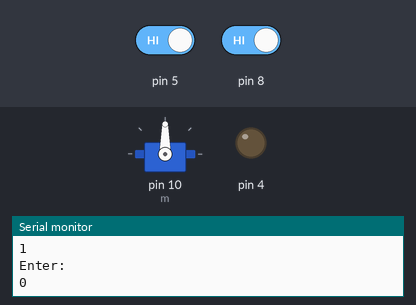
Simulated run of this sketch. Board: Arduino Uno, built with avr-gcc and run on an emulated ATmega328P. Parts: servo, output pins drawn as LEDs (lit = HIGH), the last lines printed to the serial monitor. The inputs (shaded band) are chosen by the test bench; at power-on: pin 5 HIGH, pin 8 HIGH.

Above: at 6.8 s.
6.9 s: pin 5 driven LOW
At 9.4 s:
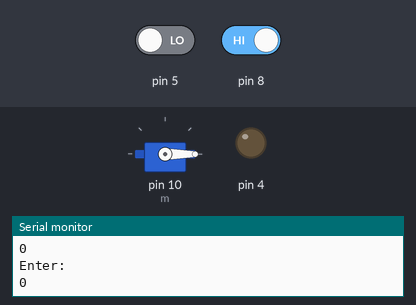
12.0 s: pin 8 driven LOW
At 15.5 s:
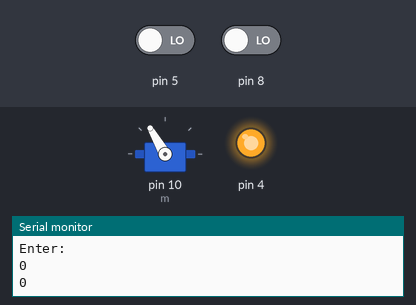
19.0 s: pin 5 driven HIGH
At 26.0 s:
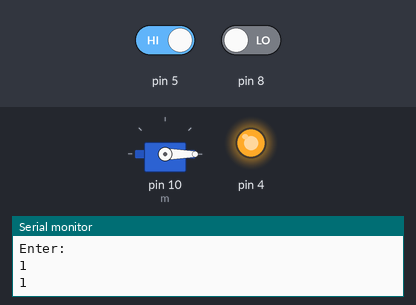
26.5 s: pin 5 driven LOW
At 28.3 s:
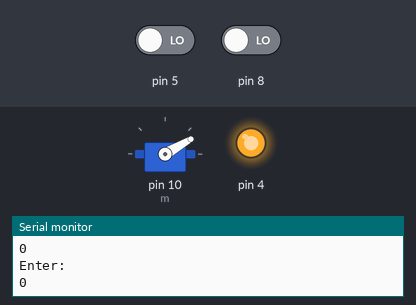
31.0 s: pin 8 driven HIGH
At 31.8 s:
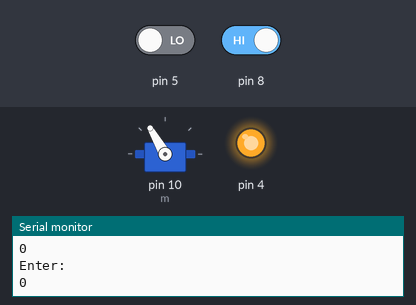
Timing chart, 0 to 34.0 s (numbered marks = the images above; inputs shaded):
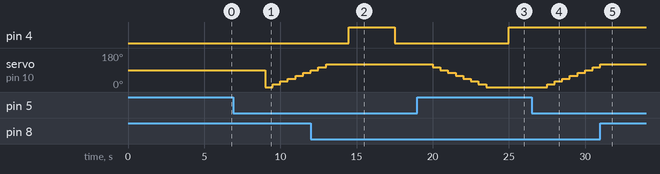

Measured:
- after the input at 6.9 s, servo on pin 10 (m): 90° → 0° after 2.1 s, → 15° 0.50 s later, → 30° 0.50 s later, → 45° 0.50 s later, … (6 changes in this stretch)
- after the input at 12.0 s, pin 4: LOW → HIGH after 2.5 s, → LOW 3.0 s later
- after the input at 19.0 s, servo on pin 10 (m): moves from 120° to 0° over 3.5 s, starting after 1.0 s
- after the input at 26.5 s, pin 4: stays HIGH (without the input it goes to LOW after 1.5 s); servo on pin 10 (m): moves from 0° to 105° over 3.0 s, starting after 1.0 s
- after the input at 31.0 s, pin 4: stays HIGH (without the input it goes to LOW after 1.5 s)

The sketch:

sketch_may5a500.ino
```cpp
#include <Servo.h>
Servo m;
void setup() {
  // put your setup code here, to run once:
 m.attach(10);
 Serial.begin(9600);
 pinMode(5,INPUT);
 pinMode(8,INPUT);
pinMode(4,OUTPUT);

}
int n=0;
int b=0;
void loop() {
  // put your main code here, to run repeatedly:
  int x=digitalRead(5);
  Serial.println(x);
  Serial.println("Enter:");

  Serial.println(n);
  if((x == 0) && (n == 0)){
 for(int i = 0;i<=120;i=i+15){
   m.write(i);
   delay(500);

 }
 n++;
  }
 else if((x != 0) && (n == 1)){
 for(int i = 120;i>=0;i=i-15){
   m.write(i);
   delay(500);

 }
  n--;
 }
 delay(1000);
 int a=digitalRead(8);
Serial.println(x);
if(a == 0){
b+=1;
digitalWrite(4,HIGH);
}
if(b%2 == 0){
digitalWrite(4,LOW);

}
delay(2000);
}
```
